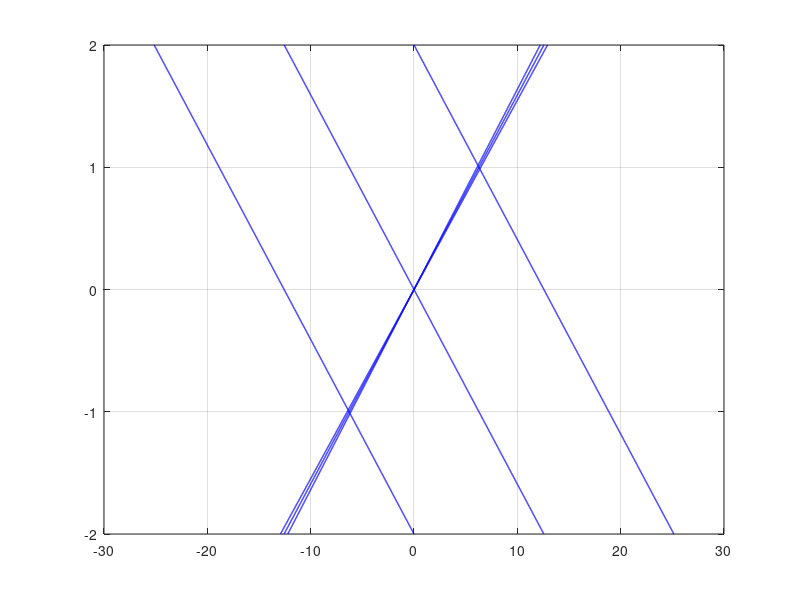
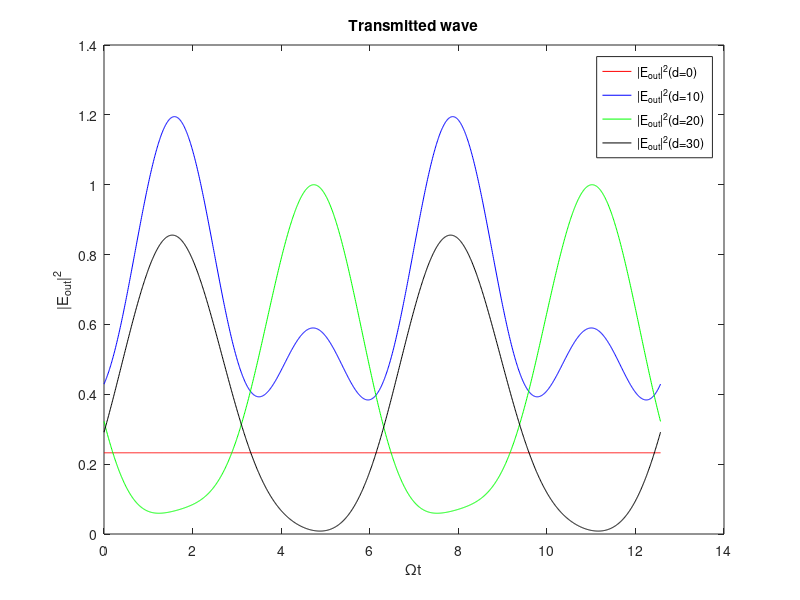
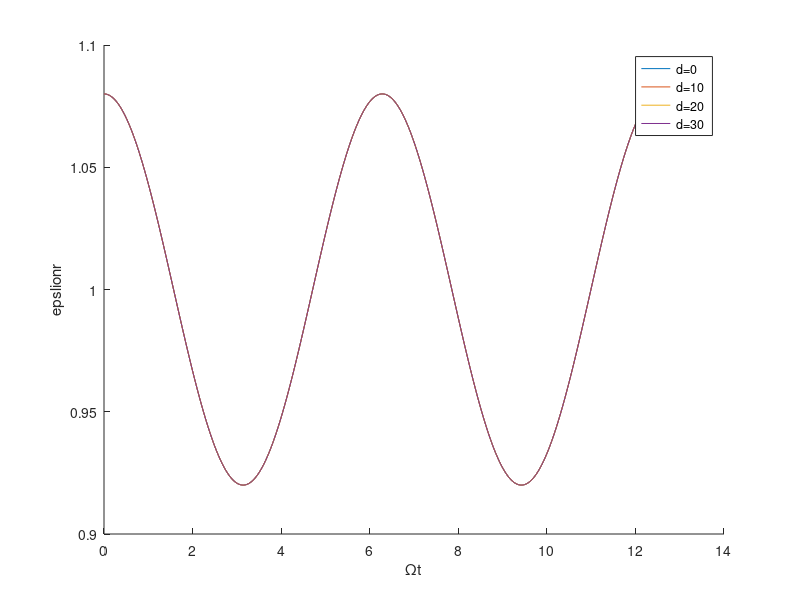
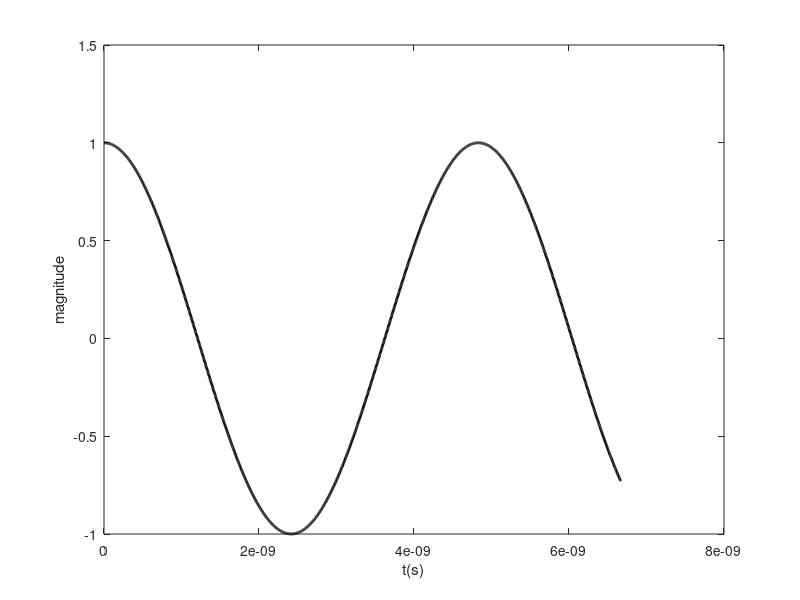

Recreate these plots in MATLAB, in order.
%% reproduce_of_PRL Broadband Nonreciprocal Amplification in Luminal Metamaterials supplementary material

% clc;
% clear;
% close all;

ordern = 1;
N = ordern * 2 + 1; %展开阶数，最终的维度阶数乘二+1
n = -ordern:1:ordern; %创建后续所需要矩阵，所用到的数组
epsilon0 = 8.85e-12;
c = 3e8;
alpha = 0.04;

g = 2 * pi;
Omega = g * c;
miu = 4 * pi * 1e-7;
epsilonr1 = 1;
d1 = 0; %介质板长度
d2 = 10;
d3 = 20;
d4 = 30;

% d1=0;%介质板长度
% d2=2*pi*c/Omega;
% d3=2*pi*c/Omega*1.5;
% d4=2*pi*c/Omega*4/pi;

xunhuan = 1;
M_combined = zeros(2 * N, 2 * N);
k1 = zeros(2 * N, 2000);

%% 求解色散曲线
for omega = linspace(-2 * Omega, 2 * Omega, 2000)
    Mee = diag(-n * g);
    Mhh = diag(-n * g);
    Meh = diag(-miu * (omega + n * Omega));
    Mhe = diag(-epsilon0 * (omega + n * Omega));

    for i = -ordern:ordern

        for j = -ordern:ordern

            if i - j == 1 %对角线下面的斜对角线
                Mhe(i + ordern + 1, j + ordern + 1) = -alpha * epsilon0 * (omega + (i) * Omega);
            end

            if i - j == -1 %对角线上面的斜对角线
                Mhe(i + ordern + 1, j + ordern + 1) = -alpha * epsilon0 * (omega + (i) * Omega);
            end

        end

    end

    M_combined = [Mee, Meh; Mhe, Mhh];
    k1(:, xunhuan) = eig(M_combined);
    xunhuan = xunhuan + 1;
end

clear i;
clear j;

k1 = real(k1);
k1 = sort(k1);
figure(1)

for i = 1:2 * N
    % plot(k(i,:)*Lambda/(2*pi),linspace(-2,2,1000),'b','linewidth',2);
    plot(k1(i, :), linspace(-2 * Omega, 2 * Omega, 2000) / Omega, 'b', 'linewidth', 1);
    % plot(k(i,:)*c/(OMEGA*sqrt(5.25)),linspace(-2*c,2*c,1000)/OMEGA,'b','linewidth',1);
    hold on
    grid on
end

clear i;
clear j;
%% 构造最后的线性方程组，这里需要构造Mvinc和Mvref
% alpha=0;
omega = 0.69 * Omega;
% omega=10e6;
kv = zeros(1, 2 * N);
Hv = zeros(1, 2 * N);
kv(1, 1:N) = -n * g - sqrt(((omega + n * Omega) / c) .^ 2); %先对负号的kv进行赋值
kv(1, N + 1:2 * N) = -n * g + sqrt(((omega + n * Omega) / c) .^ 2); %再对正号的kv进行赋值

Hv(1, 1:N) =- (n * g + kv(1, 1:N)) ./ (miu * (omega + n * Omega)); %先计算前三个特征值kv所对应的磁场的特征向量的值
Hv(1, N + 1:2 * N) =- (n * g + kv(1, N + 1:2 * N)) ./ (miu * (omega + n * Omega)); %再计算后三个特征值kv所对应的磁场的特征向量的值

% Hv(1,1:N)=-1/(miu*c);%先计算前三个特征值kv所对应的磁场的特征向量的值
% Hv(1,N+1:2*N)=1/(miu*c);%再计算后三个特征值kv所对应的磁场的特征向量的值
M11 = diag(ones(1, N));
M12 = diag(ones(1, N));
M21 = diag(Hv(1, 1:N));
M22 = diag(Hv(1, N + 1:2 * N));
Mv = [M11, M12; M21, M22];
index = find(Hv < 0);
Mvinc = Mv(:, index);
Mvref = Mv;
Mvref(:, index) = [];
% Mvinc=zeros(2*N,N);
% for i=1:N
%     Mvinc(i,i)=1;
%     Mvinc(i+N,i)=-1/(miu*c);
% end
% Mvref=zeros(2*N,N);
% for i=1:N
%     Mvref(i,i)=1;
%     Mvref(i+N,i)=+1/(miu*c);
% end
% new_order=[2,3,1];
% Mvref=Mvref(:,new_order);
% eigenzheng=zeros(N,2000);
% eigenfu=zeros(N,2000);
% P=zeros(2*N,2*N);%介质传播的相移矩阵
evinc = zeros(N, 1);
evinc(ordern + 1, 1) = 1; %因为Evinc已知，入射波未平面波展开，所以在n=0时有值，这里值可以设置
% y=1;
% evtra=zeros(N,2000);
% for omega=linspace(-2*Omega,2*Omega,2000)
%     Mee=diag(-n*g);
%     Mhh=diag(-n*g);
%     Meh=diag(-miu*(omega+n*Omega));
%     Mhe=diag(-epsilon0*(omega+n*Omega));
%     for i=1:N
%         for j=1:N
%             if i-j==1%对角线下面的斜对角线
%                 Mhe(i,j)=-alpha*epsilon0*(omega+(i-2*ordern)*Omega);
%             end
%             if i-j==-1%对角线上面的斜对角线
%                 Mhe(i,j)=-alpha*epsilon0*(omega+(i-2*ordern)*Omega);
%             end
%         end
%     end
%     M_combined=[Mee,Meh;Mhe,Mhh];
%     clear i;
%     clear j;
%     [V,D] = eig(M_combined);                        %求Vaccum中的本征场，根据推导特征向量应该只有位置的不同，值是相同的
%     k1=eig(M_combined);
%     Mm=V;
%     P=diag(exp(1i*d*k1));                          %介质传播的相移矩阵
%     A=Mm*(eye(2*N,2*N)/(Mm*P))*Mvinc;
%     % A=Mm*inv(Mm*P)*Mvinc;
%     B=-Mvref;
%     coffient=Mvinc*evinc;
%     AB=[A,B];
%     ev1=AB\coffient;
%     evtra(:,y)=ev1(1:N,:);
%     eigenzheng(:,y)=-n*g+sqrt((c^-2)*(omega+n*Omega).^2);
%     eigenfu(:,y)=-n*g-sqrt((c^-2)*(omega+n*Omega).^2);
%
%     y=y+1;
% end
% clear i;
% clear j;

%% 中间段 用于计算单个频率下的透射场，和老师所选的频率进行验证。
% omega=0.69*Omega;
% omega=10e6;
Mee = diag(-n * g);
Mhh = diag(-n * g);
Meh = diag(-miu * (omega + n * Omega));
Mhe = diag(-epsilon0 * (omega + n * Omega));

for i = -ordern:ordern

    for j = -ordern:ordern

        if i - j == 1 %对角线下面的斜对角线
            Mhe(i + ordern + 1, j + ordern + 1) = -alpha * epsilon0 * (omega + (i) * Omega);
        end

        if i - j == -1 %对角线上面的斜对角线
            Mhe(i + ordern + 1, j + ordern + 1) = -alpha * epsilon0 * (omega + (i) * Omega);
        end

    end

end

M_combined = [Mee, Meh; Mhe, Mhh];
clear i;clear j;
[V, D] = eig (M_combined); %求介质板中的本征场，根据推导特征向量应该只有位置的不同，值是相同的
k1 = diag(D);
re_k1 = real(k1);
[Y, I] = sort(re_k1);
k1 = k1(I);
V = V(:, I);
Mm = V;
% Mm=Mm1;
clear i;clear j;
P1 = diag(exp(1i * d1 * k1)); %介质传播的相移矩阵
P2 = diag(exp(1i * k1 * d2));
P3 = diag(exp(1i * d3 * k1));
P4 = diag(exp(1i * d4 * k1));
A1 = Mm * ((Mm * P1) \ Mvinc);
B = -Mvref;
coffient = Mvinc * evinc;
AB1 = [A1, B];
ev1 = AB1 \ coffient;
evtra1 = ev1(1:N, :);
Etn1 = Mvinc * evtra1;
k1 = omega / c;
omegat = 0:pi / 360:4 * pi;

Etz1 = zeros(1, length(omegat));

for l = 1:N
    Etz1 = Etn1(l, 1) * exp(1i * ((k1 + (l - ordern - 1) * g) * d1 - (omega / Omega + (l - ordern - 1)) * omegat)) + Etz1;
end

% Etz1=Etn1(1,1)*exp(1i*((k-1*g)*d1-(omega/Omega-1)*omegat))+Etn1(2,1)*exp(1i*((k-0*g)*d1-(omega/Omega-0)*omegat))+Etn1(3,1)*exp(1i*((k+g)*d1-(omega/Omega-1)*omegat));%组装Etz
power1 = abs(Etz1) .^ 2;

A2 = Mm * ((Mm * P2) \ Mvinc);
coffient = Mvinc * evinc;
AB2 = [A2, B];
ev2 = AB2 \ coffient;
evtra2 = ev2(1:N, :);
Etn2 = Mvinc * evtra2;
Etz2 = zeros(1, length(omegat));
Etz2_matrix = zeros(N, length(omegat));

for l = 1:N
    Etz2_matrix(l, :) = real(Etn2(l, 1) * exp(1i * (((k1 + (l - ordern - 1) * g) * d2 - (omega / Omega + (l - ordern - 1)) * omegat))));
    Etz2 = Etn2(l, 1) * exp(1i * ((k1 + (l - ordern - 1) * g) * d2 - (omega / Omega + (l - ordern - 1)) * omegat)) + Etz2;
end

% Etz2=sum(Etn2(1:N))
% figure(6)
% plot(omegat/Omega,Etz2_matrix(1,:))
% hold on;
% plot(omegat/Omega,Etz2_matrix(2,:))
% plot(omegat/Omega,Etz2_matrix(3,:))
% plot(omegat/Omega,Etz2_matrix(4,:))
% plot(omegat/Omega,Etz2_matrix(5,:))
% plot(omegat/Omega,Etz2_matrix(6,:))
% plot(omegat/Omega,Etz2_matrix(7,:))
% plot(omegat/Omega,Etz2_matrix(8,:))
% plot(omegat/Omega,Etz2_matrix(9,:))
% Etz2=Etn2(1,1)*exp(1i*((k-1*g)*d2-(omega/Omega-1)*omegat))+Etn2(2,1)*exp(1i*((k-0*g)*d2-(omega/Omega-0)*omegat))+Etn2(3,1)*exp(1i*((k+g)*d2-(omega/Omega+1)*omegat));%组装Etz
power2 = abs(Etz2) .^ 2;

A3 = Mm * (eye(2 * N, 2 * N) / (Mm * P3)) * Mvinc;
coffient = Mvinc * evinc;
AB3 = [A3, B];
ev3 = AB3 \ coffient;
evtra3 = ev3(1:N, :);
Etn3 = Mvinc * evtra3;

Etz3 = zeros(1, length(omegat));

for l = 1:N
    Etz3 = Etn3(l, 1) * exp(1i * ((k1 + (l - ordern - 1) * g) * d3 - (omega / Omega + (l - ordern - 1)) * omegat)) + Etz3;
end

% for l=1:N
%     Etz3=Etn3(l,1)*exp(1i*((k)*d3-(omega/Omega+(l-ordern-1))*omegat))+Etz3;
% end

% Etz3=Etn3(1,1)*exp(1i*((k-1*g)*d3-(omega/Omega-1)*omegat))+Etn3(2,1)*exp(1i*((k-0*g)*d3-(omega/Omega-0)*omegat))+Etn3(3,1)*exp(1i*((k+g)*d3-(omega/Omega+1)*omegat));%组装Etz
power3 = abs(Etz3) .^ 2;

% A4=Mm*(eye(2*N,2*N)/(Mm*P4))*Mvinc;
A4 = Mm * ((Mm * P4) \ Mvinc);
coffient = Mvinc * evinc;
AB4 = [A4, B];
ev4 = AB4 \ coffient;
evtra4 = ev4(1:N, :);
Etn4 = Mvinc * evtra4;
Etz4 = zeros(1, length(omegat));

for l = 1:N
    Etz4 = Etz4 + Etn4(l, 1) * exp(1i * (((k1 + (l - ordern - 1) * g) * d4 - (omega / Omega + (l - ordern - 1)) * omegat)));
end

% Etz4=Etn4(1,1)*exp(1i*((k-1*g)*d4-(omega/Omega-1)*omegat))+Etn4(2,1)*exp(1i*((k-0*g)*d4-(omega/Omega-0)*omegat))+Etn4(3,1)*exp(1i*((k+g)*d4-(omega/Omega+1)*omegat));%组装Etz
power4 = abs(Etz4) .^ 2;
figure(2)
% subplot(2,1,1)
plot(omegat, power1 / max(power3), 'r'); %max(power4)
% plot(omegat,power1,'r');
hold on;
plot(omegat, power2 / max(power3), 'b');
plot(omegat, power3 / max(power3), 'g');
plot(omegat, power4 / max(power3), 'k');
legend('|E_{out}|^2(d=0) ', '|E_{out}|^2(d=10) ', '|E_{out}|^2(d=20) ', '|E_{out}|^2(d=30) ');
title('Transmitted wave')
ylabel('|E_{out}|^2')
xlabel('\Omegat')
% subplot(2,1,2)
figure(3)
epsilonr1 = 1 + 2 * alpha * cos(g * d1 - omegat);
hold on;
plot(omegat, epsilonr1);
epsilonr2 = 1 + 2 * alpha * cos(g * d2 - omegat);
plot(omegat, epsilonr2);
epsilonr3 = 1 + 2 * alpha * cos(g * d3 - omegat);
plot(omegat, epsilonr3);
epsilonr4 = 1 + 2 * alpha * cos(g * d4 - omegat);
plot(omegat, epsilonr4);
legend('d=0 ', 'd=10 ', 'd=20 ', 'd=30 ');
ylabel('epslionr')
xlabel('\Omegat')

%% 分界线
% Etn=Mvinc*evtra;% 求出透射电场的系数，然后对其选取频率，在对展开的阶数进行叠加
% %% 选取频率，通过叠加解出透射场
% omega=linspace(-2*Omega,2*Omega,2000);
% index=find(omega==0.69*Omega);
% omega(1351)% 选第700个点
% k=omega(700)/c;
% omegat=0:0.001:6.5*pi;
% t=omegat/Omega;
% Etz=Etn(1,1351)*exp(1i*((k-1*g)*d-(omega(1351)/Omega-1)*omegat))+Etn(2,1351)*exp(1i*((k-0*g)*d-(omega(1351)/Omega-0)*omegat))+Etn(3,1351)*exp(1i*((k+g)*d-(omega(1351)/Omega-1)*omegat));%组装Etz
% fuzhi=abs(Etz);
% power=fuzhi.^2;
% figure(2)
% subplot(2,1,1)
% plot(omegat,power/max(power));
% % xline(0.5*pi, 'r--')
% % % xticks(0.5*pi); % 设置横坐标刻度为 0.5pi
% % % xticklabels({'0.5\pi'}); % 设置横坐标标签为 '0.5pi'】
% % xline(1.5*pi, 'r--')
% subplot(2,1,2)
% epsilont=1+2*alpha*cos(g*d-omegat);
% plot(omegat,epsilont);
% % xline(1.5*pi, 'r--')
% % xline(0.5*pi, 'r--')
%
%
%
%

% t=linspace(0,10*pi/Omega,1000);
% x=d;
% T=Omega*t;
% X=x-T/g;
% U=exp(-2*alpha*g*d*sin(g*X)-(alpha*g*d*cos(g*X)).^2);
% figure(3);
% plot(T,U);

% t=linspace(0,200e-9,1000);
% Etz4=zeros(1,length(t));
% for l=1:N
%     Etz4=Etz4+Etn4(l,1)*exp(1i*(((k+(l-ordern-1)*g)*d4-(omega+(l-ordern-1)*Omega)*t)));
% end
%
% figure(4)
% plot(t*1e9,abs(Etz4).^2,'linewidth',2);
% xlabel('ns');
% ylabel('|E^2|');

figure(8)
plot(omegat / Omega, real(Etz1), 'k', 'linewidth', 2)
hold on;
% t=omegat/3e8;
% plot(t,cos(0.69*OMEGA*t))
xlabel('t(s)')
ylabel('magnitude')

clear i;
Etz2_time = zeros(1, length(omegat));

for i = 1:N
    Etz2_time = real(Etz2_matrix(i, :)) + Etz2_time;
end

figure(9)
plot(omegat / Omega, real(Etz2_time), 'b', 'linewidth', 2)
hold on;
plot(omegat / Omega, real(Etz2), 'k', 'linewidth', 1)
xlabel('t(s)')
ylabel('magnitude')

figure(10)

plot(omegat / Omega, real(Etz3), 'r', 'linewidth', 2)
hold on;
xlabel('t(s)')
ylabel('magnitude')

figure(11)
Etz4_real = real(Etz4);
plot(omegat / Omega, real(Etz4) / max(Etz4_real), 'g', 'linewidth', 2)
hold on;
xlabel('t(s)')
ylabel('magnitude')
title('d=30')
